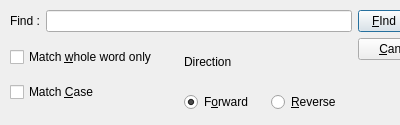
<?xml version="1.0" encoding="UTF-8"?>
<ui version="4.0">
 <class>Find</class>
 <widget class="QDialog" name="Find">
  <property name="geometry">
   <rect>
    <x>0</x>
    <y>0</y>
    <width>400</width>
    <height>125</height>
   </rect>
  </property>
  <property name="sizePolicy">
   <sizepolicy hsizetype="Fixed" vsizetype="Fixed">
    <horstretch>0</horstretch>
    <verstretch>0</verstretch>
   </sizepolicy>
  </property>
  <property name="windowTitle">
   <string>Find</string>
  </property>
  <property name="sizeGripEnabled">
   <bool>false</bool>
  </property>
  <widget class="QWidget" name="layoutWidget">
   <property name="geometry">
    <rect>
     <x>10</x>
     <y>10</y>
     <width>428</width>
     <height>102</height>
    </rect>
   </property>
   <layout class="QHBoxLayout" name="horizontalLayout_4">
    <item>
     <layout class="QVBoxLayout" name="verticalLayout_4">
      <item>
       <layout class="QHBoxLayout" name="horizontalLayout_2">
        <item>
         <widget class="QLabel" name="findLabel">
          <property name="text">
           <string>Find :</string>
          </property>
         </widget>
        </item>
        <item>
         <widget class="QLineEdit" name="findLineEdit"/>
        </item>
       </layout>
      </item>
      <item>
       <layout class="QHBoxLayout" name="horizontalLayout_3">
        <item>
         <layout class="QVBoxLayout" name="verticalLayout">
          <item>
           <widget class="QCheckBox" name="matchWholeWord">
            <property name="text">
             <string>Match &amp;whole word only</string>
            </property>
           </widget>
          </item>
          <item>
           <widget class="QCheckBox" name="matchCase">
            <property name="text">
             <string>Match &amp;Case</string>
            </property>
           </widget>
          </item>
         </layout>
        </item>
        <item>
         <layout class="QVBoxLayout" name="verticalLayout_3">
          <item>
           <widget class="QLabel" name="label">
            <property name="text">
             <string>Direction</string>
            </property>
           </widget>
          </item>
          <item>
           <layout class="QHBoxLayout" name="horizontalLayout">
            <item>
             <widget class="QRadioButton" name="searchForward">
              <property name="text">
               <string>F&amp;orward</string>
              </property>
              <property name="checked">
               <bool>true</bool>
              </property>
             </widget>
            </item>
            <item>
             <widget class="QRadioButton" name="searchBackward">
              <property name="text">
               <string>&amp;Reverse</string>
              </property>
             </widget>
            </item>
           </layout>
          </item>
         </layout>
        </item>
       </layout>
      </item>
     </layout>
    </item>
    <item>
     <layout class="QVBoxLayout" name="verticalLayout_2">
      <item>
       <widget class="QPushButton" name="findButton">
        <property name="text">
         <string>&amp;FInd Next</string>
        </property>
       </widget>
      </item>
      <item>
       <widget class="QPushButton" name="cancelButton">
        <property name="text">
         <string>&amp;Cancel</string>
        </property>
       </widget>
      </item>
      <item>
       <spacer name="verticalSpacer">
        <property name="orientation">
         <enum>Qt::Vertical</enum>
        </property>
        <property name="sizeHint" stdset="0">
         <size>
          <width>20</width>
          <height>40</height>
         </size>
        </property>
       </spacer>
      </item>
     </layout>
    </item>
   </layout>
  </widget>
 </widget>
 <resources/>
 <connections>
  <connection>
   <sender>cancelButton</sender>
   <signal>clicked()</signal>
   <receiver>Find</receiver>
   <slot>reject()</slot>
   <hints>
    <hint type="sourcelabel">
     <x>379</x>
     <y>57</y>
    </hint>
    <hint type="destinationlabel">
     <x>379</x>
     <y>85</y>
    </hint>
   </hints>
  </connection>
 </connections>
</ui>
